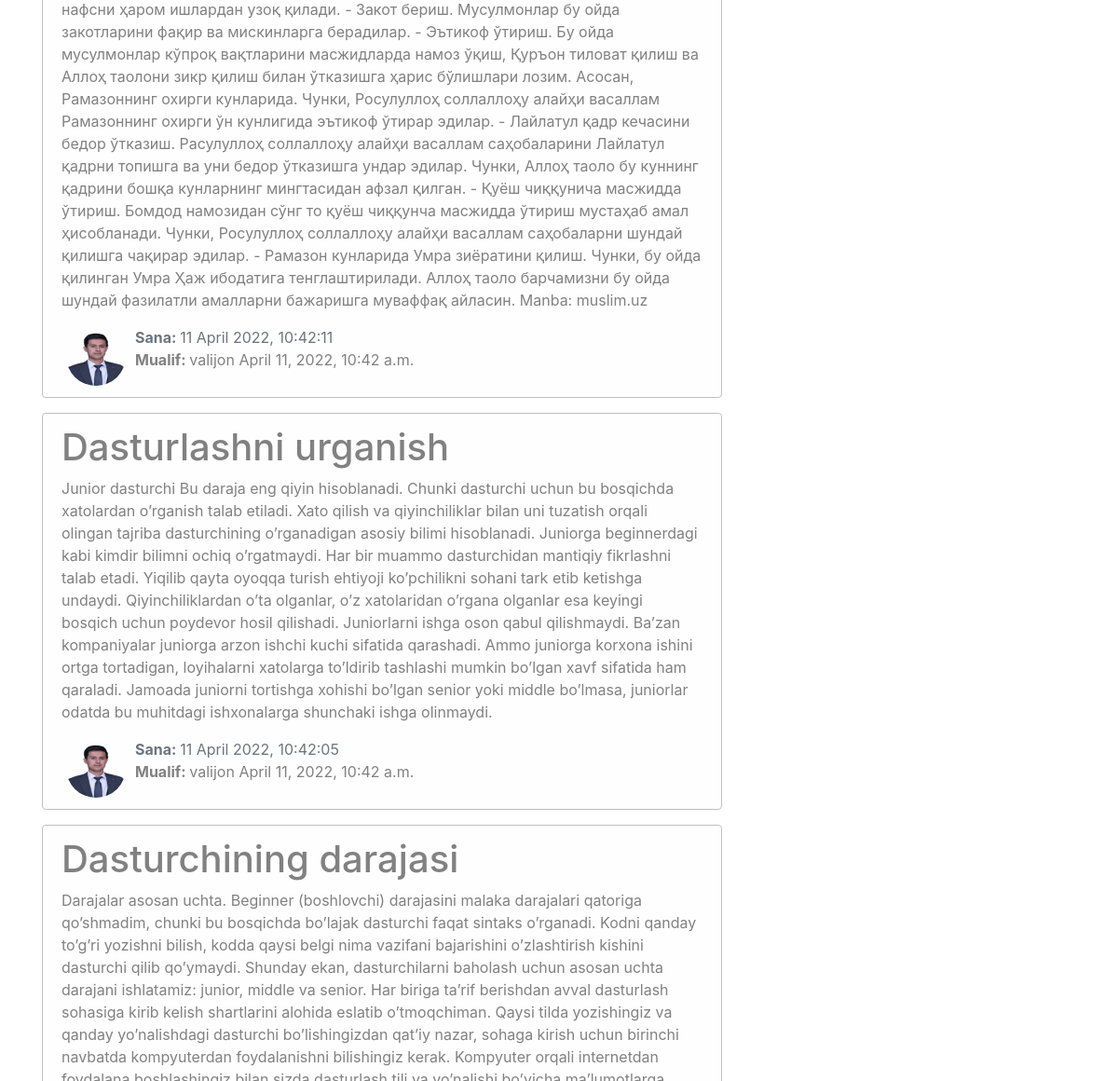
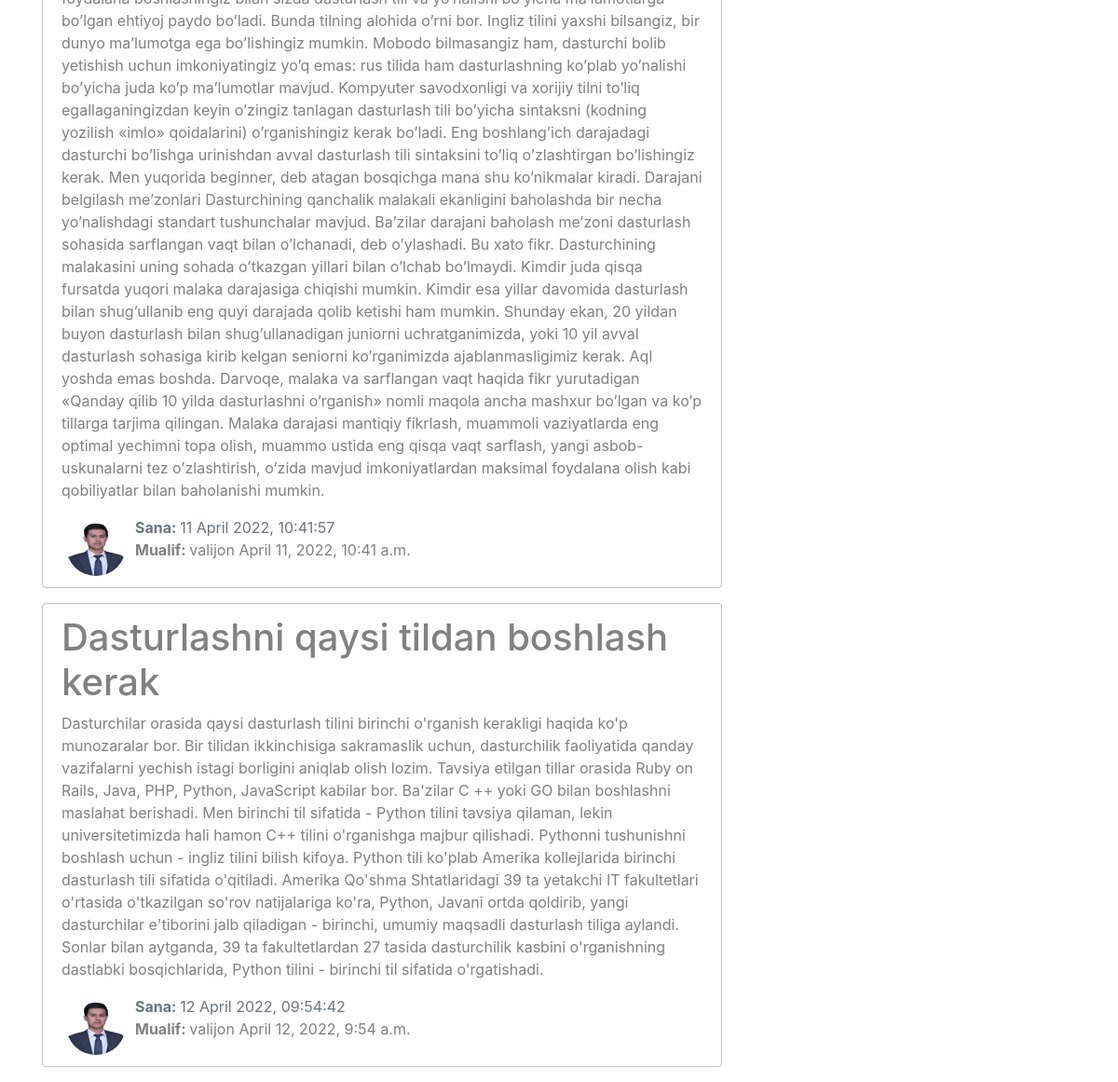
The app's page / (lower part), older data (2 pictures, top to bottom).
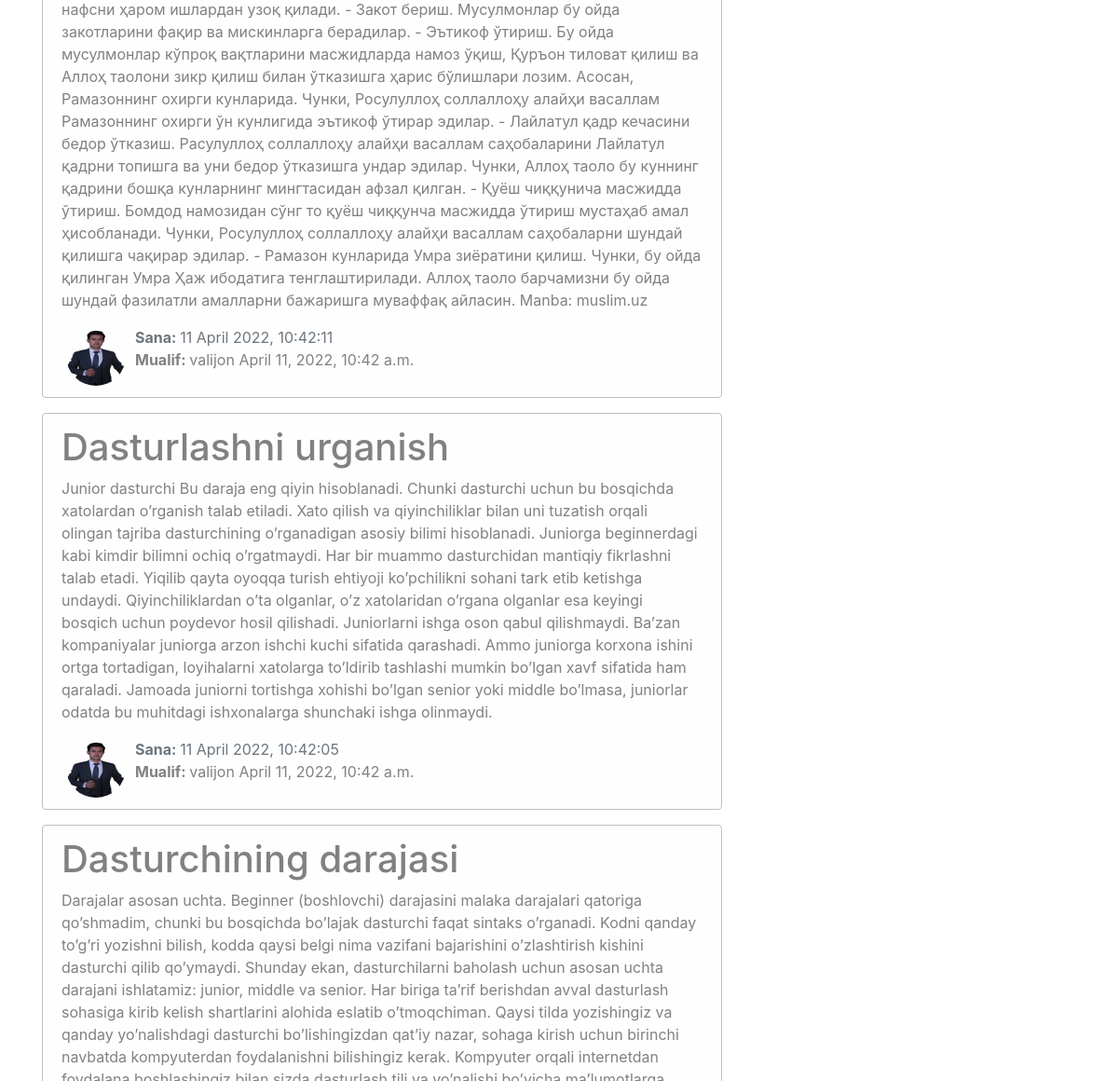
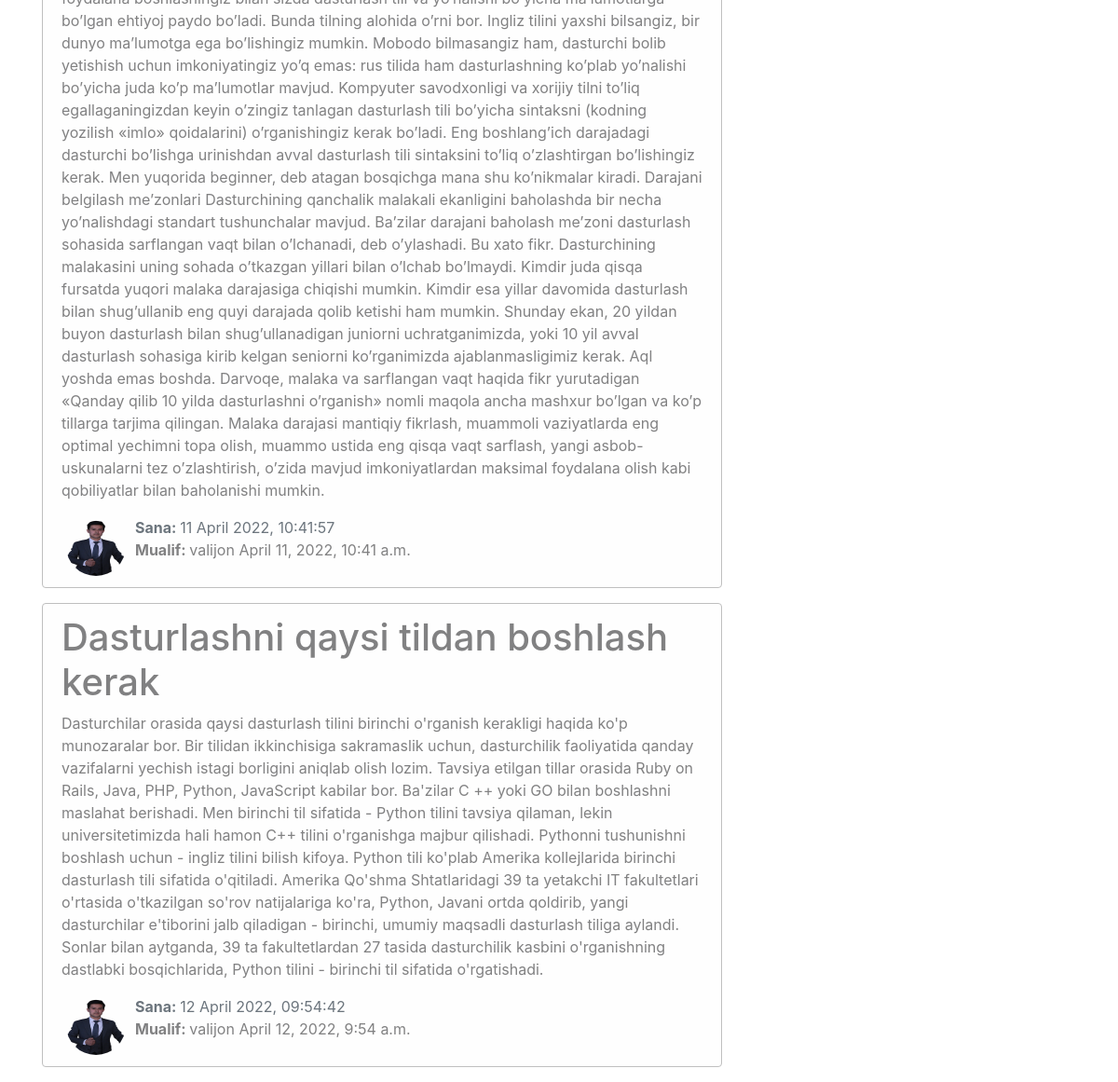
The same page, newer data (2 pictures, top to bottom).
### blog/models.py (models this page shows, shortened)
class News(models.Model):
    title = models.CharField(max_length=100)
    text = models.TextField()
    date = models.DateTimeField(default=timezone.now)
    auth = models.ForeignKey(User, on_delete=models.CASCADE)

### Users/models.py (models this page shows, shortened)
class Profile(models.Model):
    user = models.OneToOneField(User, on_delete=models.CASCADE)
    img = models.ImageField(default='default.jpg', upload_to='user_images')

### blog/views.py (the view)
# urls.py: path('',views.home, name='blog-home'),
def home(request):
    date = {
        'news':News.objects.all(),
        'title':'Bosh sahifa'
    }
    return render(request, 'blog/home.html', date)

### blog/templates/blog/home.html (shortened to what this page needs)
{% extends 'blog/base.html' %}
{% block content %}
    {% for post in news %}
    <div class="alert alert-light">
        <h1>{{post.title}}</h1>
        <p>{{post.text}}</p>
        <div class='row'>
          <div>
            {% if post.auth.profile.img %}
              <img src="{{ post.auth.profile.img.url }}" alt="{{ post.auth }}" class="user_image">
             {% else %}
             <img src="/pictures/default.jpg" alt="{{ post.auth }}" class="user_image">
             {% endif %}
          </div>
          <div>
            <span class='text-muted'><b>Sana: </b>{{ post.date|date:"j F Y, H:i:s"}}</span>
            <p><b>Mualif: </b> <markdown>{{ post.auth }} </markdown>{{post.date}}</p>
          </div>        </div>
    </div>
    {% endfor %}
{% endblock %}

Row changes from the older to the newer data that the page shows:
changed through a linked row, News "11 April 2022, 10:42:11": auth.profile.img: a different picture
changed through a linked row, News "Dasturlashni urganish": auth.profile.img: a different picture
changed through a linked row, News "Dasturchining darajasi": auth.profile.img: a different picture
changed through a linked row, News "Dasturlashni qaysi tildan boshlash kerak": auth.profile.img: a different picture
